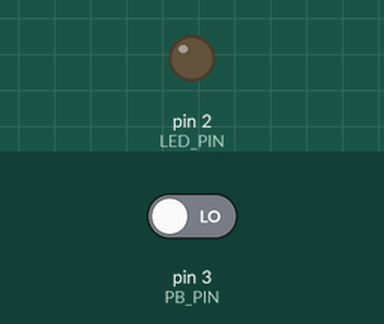
Recording of a sketch running on a simulated Arduino Uno, built with avr-gcc and run on an emulated ATmega328P. On the bench: output pins drawn as LEDs (lit = HIGH). Dashed ring = blinking. Inputs (shaded band) come from the test bench; at power-on: pin 3 (PB_PIN) LOW.

Above: at 1.2 s.
1.3 s: pin 3 (PB_PIN) driven HIGH
At 1.9 s:
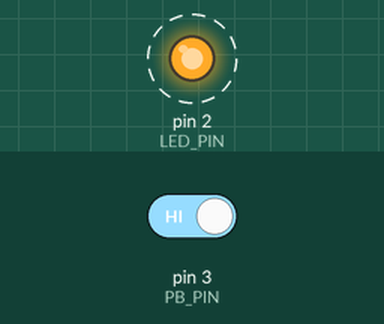
4.3 s: pin 3 (PB_PIN) driven LOW
At 4.3 s:
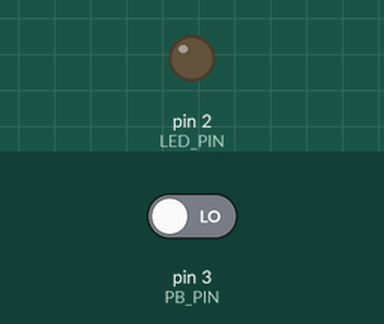
Timing chart, 0 to 7.3 s (numbered marks = the images above; inputs shaded):
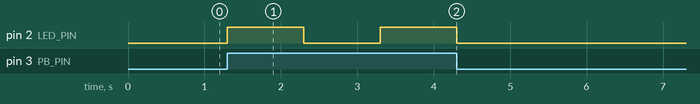

Measured:
- after the input at 1.3 s, pin 2 (LED_PIN): alternates HIGH for 1.0 s and LOW for 1.0 s, starting at once
- after the input at 4.3 s, pin 2 (LED_PIN): stops changing and stays LOW

The sketch:

5_No_Delay.ino
```cpp
/*
  Blink and Pushbutton (No delay)

  Turns on and off a light emitting diode (LED) connected to a digital pin,
  without using the delay() function, depending on the pushbutton state.

  Due to the nature of the Arduino, it is not able to run code (e.g.
  fade, blink an LED) while the delay function is used. Hence, to
  solve this issue, another way to "delay" the program is used.

  The wiring for this project can be found at:
  https://www.tinkercad.com/things/7IyNhV3EAhh

  Created 7 May 2022
  by Jonathan Purcell

  This code, among others, can be found in my GitHub repository:
  https://github.com/jonathan0purcell/Electronic-Control-Project-User-Guide-1.git
*/

// Define the pin number for the LED that we will be turning on and off
#define LED_PIN 2

// Define the pin number for the pushbutton
#define PB_PIN 3

int ledState = LOW;               // Variable used to set the LED state
unsigned long previousMillis = 0; // Used to store the last time LED was updated
const long interval = 1000;        // Interval at which to blink the LED

// The setup function runs once when you press reset or power the board
void setup() {
  // Initialize digital pin LED_PIN as an output.
  pinMode(LED_PIN, OUTPUT);

  // Initialize the digital pushbutton pin as an input.
  pinMode(PB_PIN, INPUT);
}

void blinkLED(){
  // Check to see if it's time to blink the LED; that is, if the difference
  // between the current time and last time you blinked the LED is bigger than
  // the interval at which you want to blink the LED.
  unsigned long currentMillis = millis();

  if (currentMillis - previousMillis >= interval) {
    // save the last time you blinked the LED
    previousMillis = currentMillis;

    // if the LED is off turn it on and vice-versa:
    if (ledState == LOW) {
      ledState = HIGH;
    } else {
      ledState = LOW;
    }

    digitalWrite(LED_PIN, ledState);
  }
}

// The loop function runs over and over again forever
void loop() {
  if (digitalRead(PB_PIN)) { blinkLED(); }
}
```
